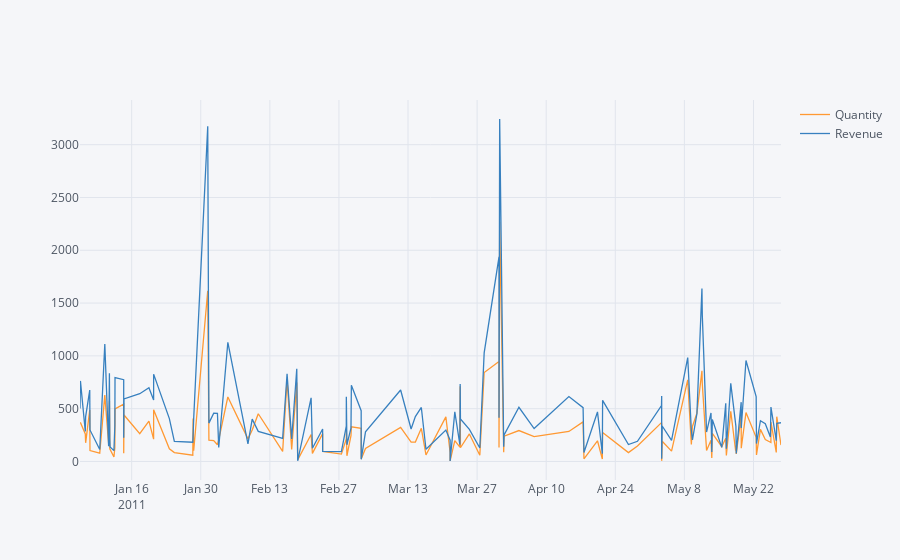

The code cell stored with this chart in its notebook:
### Markdown cell above
## 2. Create an interactive line chart showing quantity and revenue sold to France between January 1st and May 31st 2011.

### Code cell
d1 = datetime.datetime(2011, 1, 1)
d2 = datetime.datetime(2011, 5, 31)
mask = ((data['Country'] == 'France')&(data['InvoiceDate'] >= d1)&(data['InvoiceDate'] <= d2))
df2 = data.loc[mask,:].sort_values(by = 'InvoiceDate')\
.groupby(by = 'InvoiceDate', as_index = False)[['Quantity', 'Revenue']].sum()
df2.iplot(kind = 'scatter', x = 'InvoiceDate')
